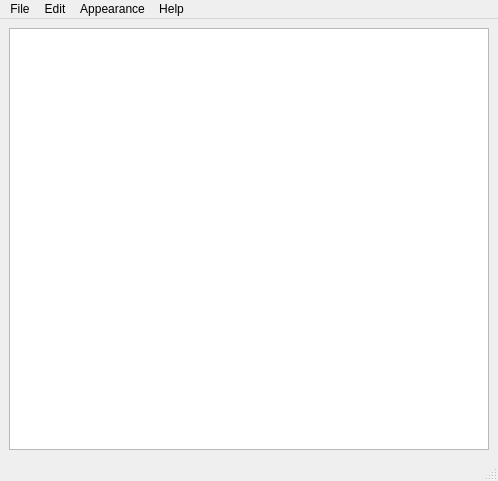
<?xml version="1.0" encoding="UTF-8"?>
<ui version="4.0">
 <class>MainWindow</class>
 <widget class="QMainWindow" name="MainWindow">
  <property name="geometry">
   <rect>
    <x>0</x>
    <y>0</y>
    <width>498</width>
    <height>481</height>
   </rect>
  </property>
  <property name="windowTitle">
   <string>MainWindow</string>
  </property>
  <widget class="QWidget" name="centralwidget">
   <layout class="QGridLayout" name="gridLayout">
    <item row="0" column="0">
     <widget class="QTextEdit" name="textEdit"/>
    </item>
   </layout>
  </widget>
  <widget class="QMenuBar" name="menubar">
   <property name="geometry">
    <rect>
     <x>0</x>
     <y>0</y>
     <width>498</width>
     <height>22</height>
    </rect>
   </property>
   <widget class="QMenu" name="menufile">
    <property name="title">
     <string>File</string>
    </property>
    <addaction name="actionNew"/>
    <addaction name="actionOpen"/>
    <addaction name="separator"/>
    <addaction name="actionSave"/>
    <addaction name="actionSave_as"/>
   </widget>
   <widget class="QMenu" name="menuEdit">
    <property name="title">
     <string>Edit</string>
    </property>
    <addaction name="actionUndo"/>
    <addaction name="actionRedo"/>
    <addaction name="separator"/>
    <addaction name="actionCopy"/>
    <addaction name="actionCut"/>
    <addaction name="actionPaste"/>
   </widget>
   <widget class="QMenu" name="menuAppearance">
    <property name="title">
     <string>Appearance</string>
    </property>
    <addaction name="actionSet_Dark_Mode"/>
    <addaction name="actionSet_Light_Mode"/>
    <addaction name="separator"/>
    <addaction name="actionIncrease_Font_Size"/>
    <addaction name="actionDecrease_Font_Size"/>
    <addaction name="separator"/>
    <addaction name="actionSet_To_Bold"/>
   </widget>
   <widget class="QMenu" name="menuHelp">
    <property name="title">
     <string>Help</string>
    </property>
    <addaction name="actionAbout_Text_Editor"/>
    <addaction name="separator"/>
    <addaction name="actionContact_Us"/>
   </widget>
   <addaction name="menufile"/>
   <addaction name="menuEdit"/>
   <addaction name="menuAppearance"/>
   <addaction name="menuHelp"/>
  </widget>
  <widget class="QStatusBar" name="statusbar"/>
  <action name="actionOpen">
   <property name="text">
    <string>Open</string>
   </property>
   <property name="shortcut">
    <string>Ctrl+O</string>
   </property>
  </action>
  <action name="actionSave">
   <property name="text">
    <string>Save</string>
   </property>
   <property name="shortcut">
    <string>Ctrl+S</string>
   </property>
  </action>
  <action name="actionSave_as">
   <property name="text">
    <string>Save as</string>
   </property>
   <property name="shortcut">
    <string>Ctrl+Shift+S</string>
   </property>
  </action>
  <action name="actionUndo">
   <property name="text">
    <string>Undo</string>
   </property>
   <property name="shortcut">
    <string>Ctrl+Z</string>
   </property>
  </action>
  <action name="actionRedo">
   <property name="text">
    <string>Redo</string>
   </property>
   <property name="shortcut">
    <string>Ctrl+Y</string>
   </property>
  </action>
  <action name="actionCopy">
   <property name="text">
    <string>Copy</string>
   </property>
   <property name="shortcut">
    <string>Ctrl+C</string>
   </property>
  </action>
  <action name="actionCut">
   <property name="text">
    <string>Cut</string>
   </property>
   <property name="shortcut">
    <string>Ctrl+X</string>
   </property>
  </action>
  <action name="actionPaste">
   <property name="text">
    <string>Paste</string>
   </property>
   <property name="shortcut">
    <string>Ctrl+V</string>
   </property>
  </action>
  <action name="actionSet_Dark_Mode">
   <property name="text">
    <string>Set Dark Mode</string>
   </property>
  </action>
  <action name="actionSet_Light_Mode">
   <property name="text">
    <string>Set Light Mode</string>
   </property>
  </action>
  <action name="actionNew">
   <property name="text">
    <string>New</string>
   </property>
   <property name="shortcut">
    <string>Ctrl+N</string>
   </property>
  </action>
  <action name="actionAbout_Text_Editor">
   <property name="text">
    <string>About Text Editor</string>
   </property>
  </action>
  <action name="actionContact_Us">
   <property name="text">
    <string>Contact Us</string>
   </property>
  </action>
  <action name="actionIncrease_Font_Size">
   <property name="text">
    <string>Increase Font Size</string>
   </property>
  </action>
  <action name="actionDecrease_Font_Size">
   <property name="text">
    <string>Decrease Font Size</string>
   </property>
  </action>
  <action name="actionSet_To_Bold">
   <property name="text">
    <string>Set To Bold</string>
   </property>
  </action>
 </widget>
 <resources/>
 <connections/>
</ui>
